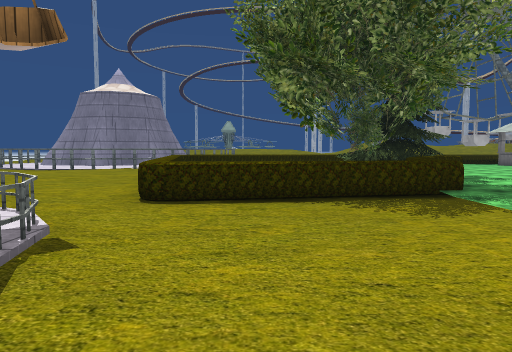
[1] (above)

17 first-person views from a walk through a 3-D level made in the Unity game engine. The camera is 1.3 m above the floor, tilts 4° down and sees 70° across. The floor is counted in squares, 2 m on a side. Each view is taken from the middle of a square. On the plan, view 1 faces up. The plan holds only what a view shows up to about 11 squares ahead; the rest is blank. The place goes on beyond the plan. The player is left out. Some surface patterns are stand-ins.

[2]
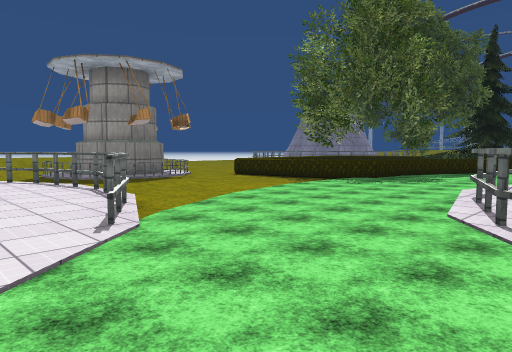

[3]
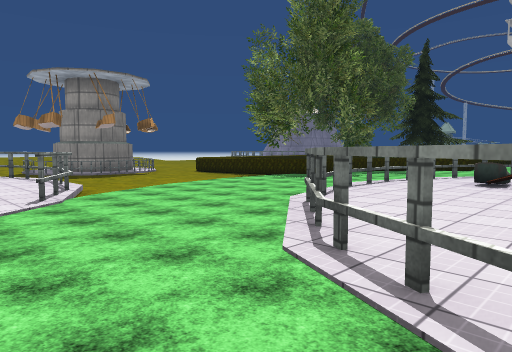

[4]
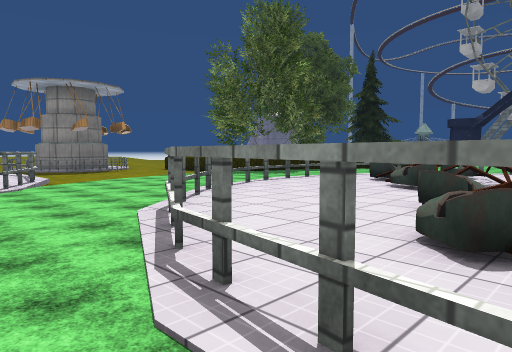

[5]
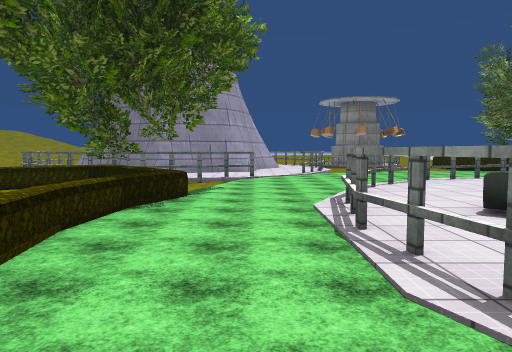

[6]
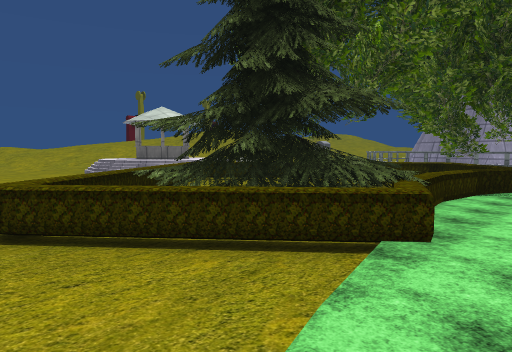

[7]
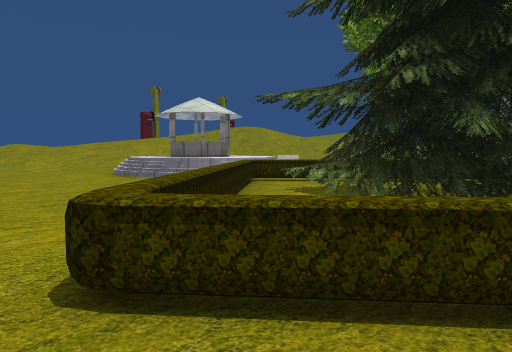

[8]
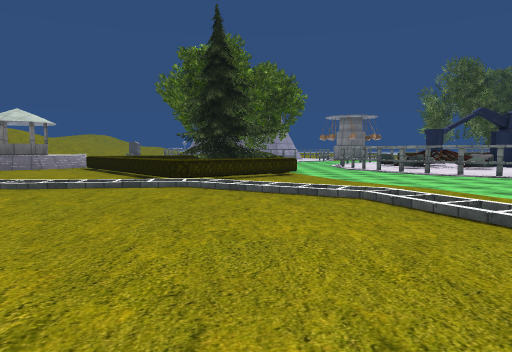

[9]
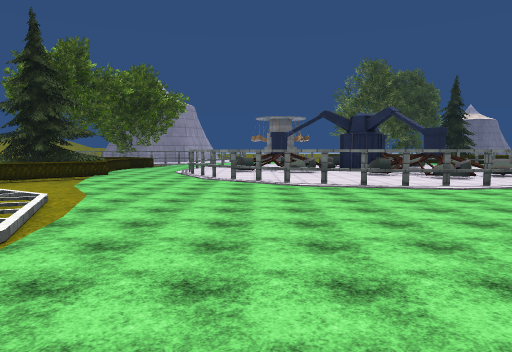

[10]
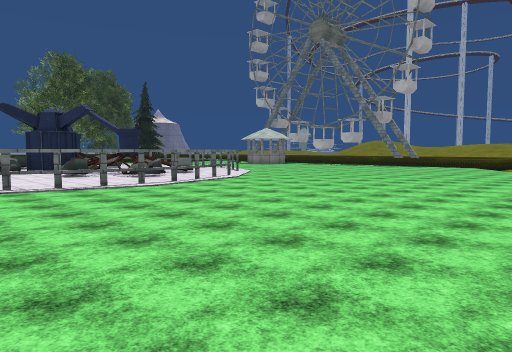

[11]
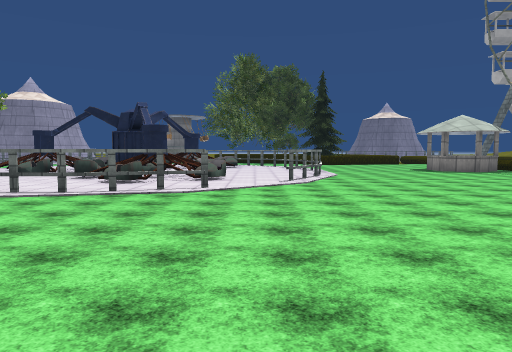

[12]
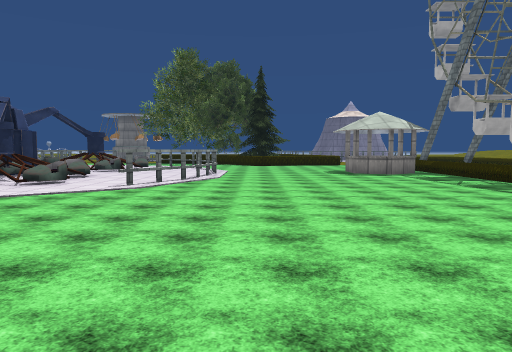

[13]
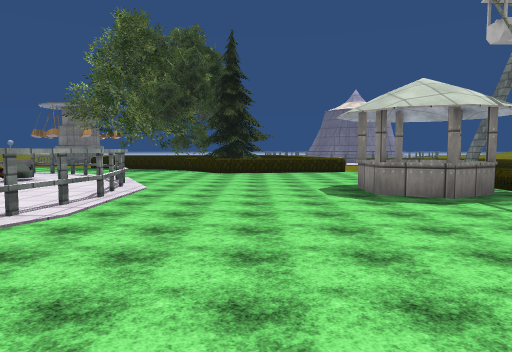

[14]
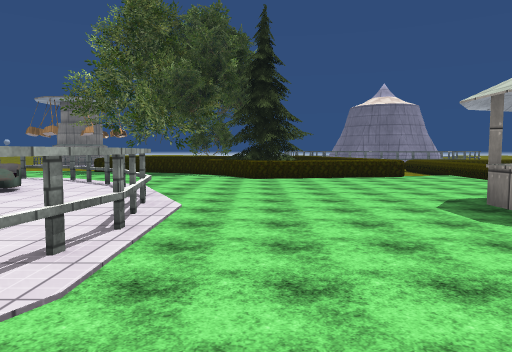

[15]
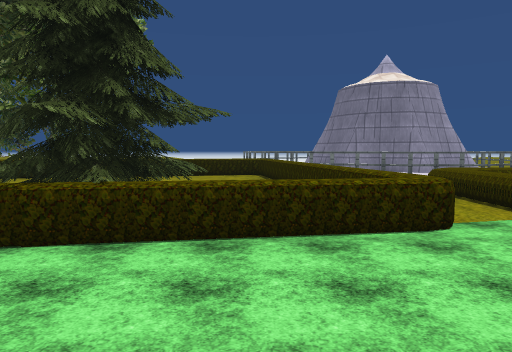

[16]
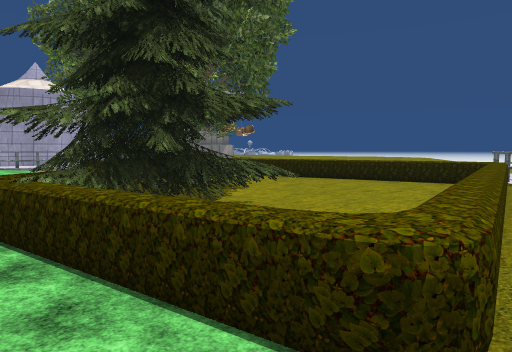

[17]
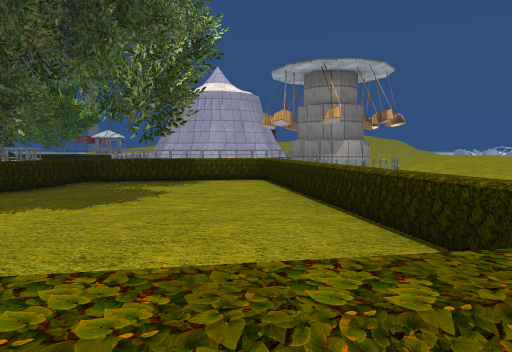

### Floor plan
Key: @ floor where view 1 was taken; # wall or solid block; . main floor; - floor 0.25 m lower than the main floor; : floor 0.5 m higher than the main floor; + floor 0.75 m higher than the main floor; / step, stairs or slope; = window, fence, low wall or low ledge; ^ raised ledge; T tree; H thing the floor can be seen under or through.
Columns run from 8 left of view 1 to 23 right of it. Each row starts with its distance up from view 1.
 15           ^^^^^^  ^^^^^
 14       #    --....=#=.....
 13      ##-^^^^^^....=#......
 12  ##=#^^^^^^T ^................
 11  --.--^^^^ TTT................
 10   -.--^^^^#TTT................
  9   ..--^^^^T##.....####........
  8   ..--^^^^###...##....#........
  7    ---^^^  #...#...............
  6     ---^   ^..H#===.=//.H......
  5  // ---^^##...H==#=./##=H......
  4  //  ------...H==#=###==H .....
  3 ://=###----...H.==####=.H .....
  2 ::/=###----...H...====..H......
  1     ###----...H .==#==. H......
  0   /.==--@--/...H .===###........
 -1   //-- #####....HH===##........
 -2            ##....HH###.....///
 -3            ###...........////-
 -4             ##--/## .#//-//----
 -5              ##-####TT^--/------
 -6              ##^   TTTT^//-----
 -7             ## -^  #TTT^/-----
 -8            #=# -^- --=^-//--
 -9            ##    ^--^^--//-
-10                  -^^----/
-11                   /-----
-12                  ++/----
-13                  #=+/---
-14                   =+/--

Positions as (right, up) in squares from view 1, and headings:
1: (0, 0), facing up
2: (7, -3), facing up-left
3: (9, -3), facing up-left
4: (11, -3), facing up-left
5: (14, -3), facing left
6: (16, -3), facing down-left
7: (16, -5), facing down-left
8: (23, -5), facing left
9: (23, 0), facing left
10: (23, 0), facing up-left
11: (22, 7), facing left
12: (21, 10), facing left
13: (16, 11), facing left
14: (14, 10), facing left
15: (8, 12), facing left
16: (6, 14), facing down-left
17: (-1, 13), facing down
